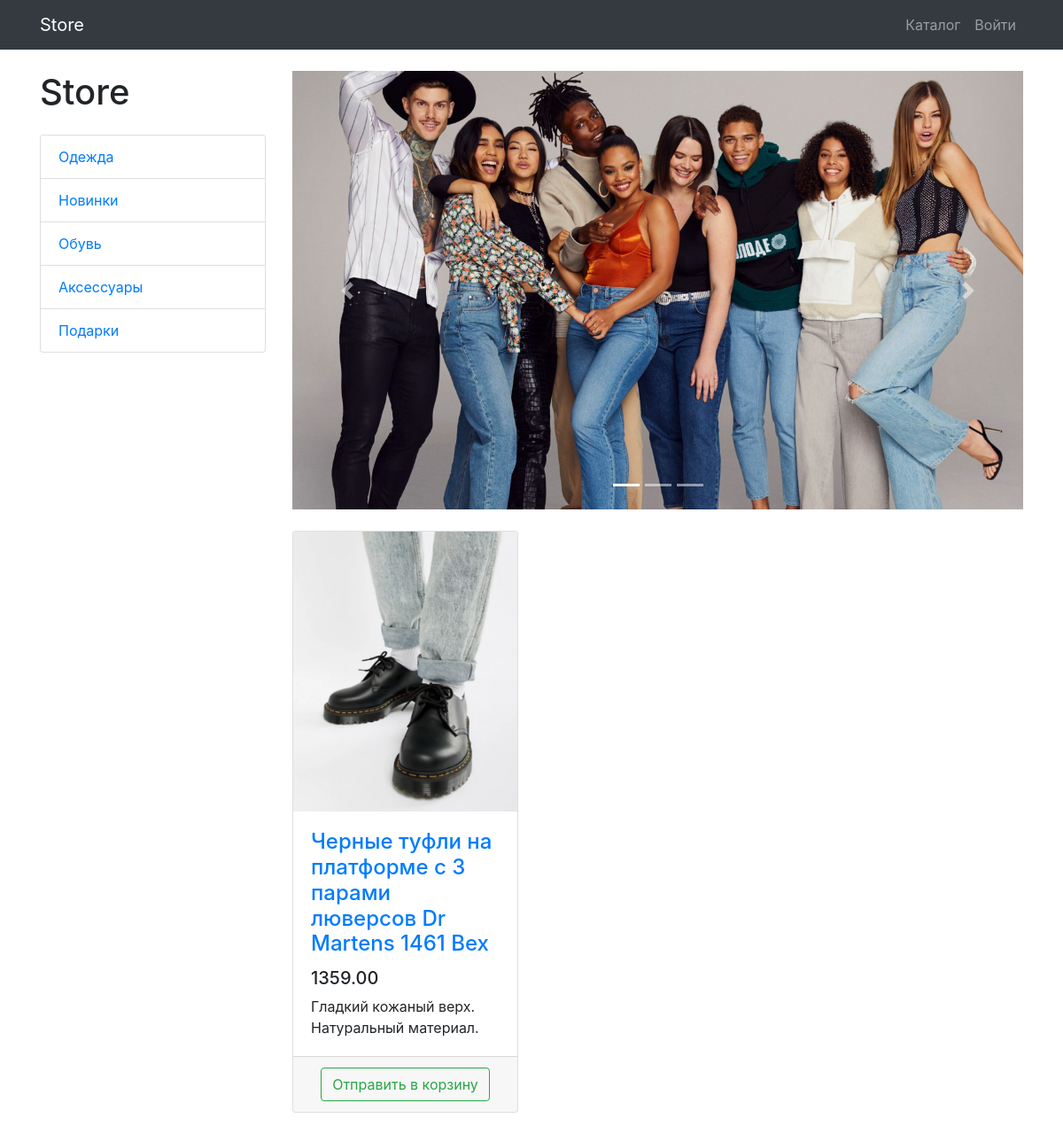
Screenshot of /products/category/3/ with the database file from the repository.
### product/models.py (models this page shows, shortened)
class ProductCategories(models.Model):
    name = models.CharField(max_length=128)
    descriptoin = models.TextField(null=True, blank=True)
    class Meta:
        verbose_name = 'категория'
        verbose_name_plural = 'категории'

class Products(models.Model):
    name = models.CharField(max_length=256)
    descriptoin = models.TextField()
    price = models.DecimalField(max_digits=6, decimal_places=2)
    quantity = models.PositiveIntegerField(default=0)
    img = models.ImageField(upload_to='ProductsImages')
    category = models.ForeignKey(to=ProductCategories, on_delete=models.CASCADE)
    class Meta:
        verbose_name = 'продукт'
        verbose_name_plural = 'продукты'

### product/views.py (the view)
# urls.py: path('', ProductsListView.as_view(), name='index'),
class ProductsListView(ListView):
    model = Products
    template_name = "products/products.html"
    paginate_by = 3
    def get_queryset(self):
        queryset = super(ProductsListView, self).get_queryset()
        category_id = self.kwargs.get('category_id')
        return queryset.filter(category_id=category_id) if category_id else queryset
    def get_context_data(self, *, object_list=None, **kwargs):
        context = super(ProductsListView, self).get_context_data()
        context["title"] = 'Store-products'
        context['categories'] = ProductCategories.objects.all()
        return context

### product/templates/products/products.html (shortened to what this page needs)
{% extends 'products/base.html' %}
{% block css %}
    <link href="/static/vendor/css/products.css" rel="stylesheet">
{% endblock %}
{% block content %}
    <div class="container">
    <div class="row">
        <div class="col-lg-3">
            <h1 class="my-4">Store</h1>
            <div class="list-group">
                {% for category in categories %}
                <a href="{% url "products:category" category.id %}" class="list-group-item">{{category.name}}</a>
                {% endfor %}
            </div>
        </div>
        <div class="col-lg-9">
            <div id="carouselExampleIndicators" class="carousel slide my-4" data-ride="carousel">
                <ol class="carousel-indicators">
                    <li data-target="#carouselExampleIndicators" data-slide-to="0" class="active"></li>
                    <li data-target="#carouselExampleIndicators" data-slide-to="1"></li>
                    <li data-target="#carouselExampleIndicators" data-slide-to="2"></li>
                </ol>
                <div class="carousel-inner" role="listbox">
                    <div class="carousel-item active">
                        <img class="d-block img-fluid" src="/static/vendor/img/slides/slide-1.jpg" alt="First slide">
                    </div>
                </div>
                <a class="carousel-control-prev" href="#carouselExampleIndicators" role="button" data-slide="prev">
                    <span class="carousel-control-prev-icon" aria-hidden="true"></span>
                </a>
                <a class="carousel-control-next" href="#carouselExampleIndicators" role="button" data-slide="next">
                    <span class="carousel-control-next-icon" aria-hidden="true"></span>
                </a>
            </div>
            <div class="row">
                {% for product in object_list %}
                <div class="col-lg-4 col-md-6 mb-4">
                    <div class="card h-100">
                        <a href="#">
                            <img class="card-img-top"
                                 src="{{product.img.url}}"
                                 alt="">
                        </a>
                        <div class="card-body">
                            <h4 class="card-title">
                                <a href="#">{{ product.name }}</a>
                            </h4>
                            <h5>{{ product.price }}</h5>
                            <p class="card-text">{{ product.descriptoin }}</p>
                        </div>
                        <div class="card-footer text-center">
                            <a class='btn btn-outline-success' href={% url "products:basket_add" product.id %}>
                                Отправить в корзину
                        </div>
                    </div>
                </div>
                {% endfor %}
            </div>
        </div>
    </div>
</div>
{% endblock %}

### rows the page displays
ProductCategories: name "Одежда"
ProductCategories: name "Новинки"
ProductCategories: name "Обувь"
ProductCategories: name "Аксессуары"
ProductCategories: name "Подарки"
Products: img (picture), name "Черные туфли на платформе с 3 парами люверсов Dr Martens 1461 Bex", price "1359.00", descriptoin "Гладкий кожаный верх. Натуральный материал."
